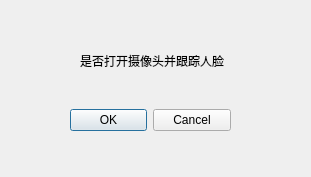
<?xml version="1.0" encoding="UTF-8"?>
<ui version="4.0">
 <class>faceTracking</class>
 <widget class="QDialog" name="faceTracking">
  <property name="geometry">
   <rect>
    <x>0</x>
    <y>0</y>
    <width>311</width>
    <height>177</height>
   </rect>
  </property>
  <property name="windowTitle">
   <string>Dialog</string>
  </property>
  <widget class="QDialogButtonBox" name="buttonBox">
   <property name="geometry">
    <rect>
     <x>70</x>
     <y>100</y>
     <width>161</width>
     <height>41</height>
    </rect>
   </property>
   <property name="orientation">
    <enum>Qt::Horizontal</enum>
   </property>
   <property name="standardButtons">
    <set>QDialogButtonBox::Cancel|QDialogButtonBox::Ok</set>
   </property>
  </widget>
  <widget class="QLabel" name="label">
   <property name="geometry">
    <rect>
     <x>80</x>
     <y>20</y>
     <width>151</width>
     <height>81</height>
    </rect>
   </property>
   <property name="text">
    <string>是否打开摄像头并跟踪人脸</string>
   </property>
  </widget>
 </widget>
 <resources/>
 <connections>
  <connection>
   <sender>buttonBox</sender>
   <signal>accepted()</signal>
   <receiver>faceTracking</receiver>
   <slot>accept()</slot>
   <hints>
    <hint type="sourcelabel">
     <x>248</x>
     <y>254</y>
    </hint>
    <hint type="destinationlabel">
     <x>157</x>
     <y>274</y>
    </hint>
   </hints>
  </connection>
  <connection>
   <sender>buttonBox</sender>
   <signal>rejected()</signal>
   <receiver>faceTracking</receiver>
   <slot>reject()</slot>
   <hints>
    <hint type="sourcelabel">
     <x>316</x>
     <y>260</y>
    </hint>
    <hint type="destinationlabel">
     <x>286</x>
     <y>274</y>
    </hint>
   </hints>
  </connection>
 </connections>
</ui>
